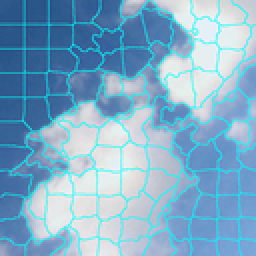
%> input picture code/segmentation/test.png, 128 x 128 px, shrunk from 600 x 600 before the run (shown 2 times larger)
$ octave --eval "result = slic(imread('test.png'));"   (GNU Octave 9; MATLAB toolbox functions it lacks are replaced by stand-ins)
%> lines starting %> are read from the running program, lines starting %| are printed output that depends on the picture; in (x1, y1, x2, y2) boxes, pixels count from 0 and x2, y2 are one past the last pixel; in counts of white or black regions, pixels touching at a corner belong together; the program's own positions count from 1
### code/segmentation/makeregionsdistinct.m
% MAKEREGIONSDISTINCT Ensures labeled segments are distinct
%
% Usage: [seg, maxlabel] = makeregionsdistinct(seg, connectivity)
%
% Arguments: seg - A region segmented image, such as might be produced by a
%                  superpixel or graph cut algorithm.  All pixels in each
%                  region are labeled by an integer.
%   connectivity - Optional parameter indicating whether 4 or 8 connectedness
%                  should be used.  Defaults to 4.
%
% Returns:   seg - A labeled image where all segments are distinct.
%       maxlabel - Maximum segment label number.
%
% Typical application: A graphcut or superpixel algorithm may terminate in a few
% cases with multiple regions that have the same label.  This function
% identifies these regions and assigns a unique label to them.
%
% See also: SLIC, CLEANUPREGIONS, RENUMBERREGIONS

% Copyright (c) 2013 Peter Kovesi
% Centre for Exploration Targeting
% The University of Western Australia
% peter.kovesi at uwa edu au
%
% Permission is hereby granted, free of charge, to any person obtaining a copy
% of this software and associated documentation files (the "Software"), to deal
% in the Software without restriction, subject to the following conditions:
%
% The above copyright notice and this permission notice shall be included in
% all copies or substantial portions of the Software.
%
% The Software is provided "as is", without warranty of any kind.

% June 2013


function [seg, maxlabel] = makeregionsdistinct(seg, connectivity)

    if ~exist('connectivity', 'var'), connectivity = 4; end

    % Ensure every segment is distinct but do not touch segments
    % with a label of 0
    labels = unique(seg(:))';
    maxlabel = max(labels);
    labels = setdiff(labels,0);  % Remove 0 from the label list

    for l = labels
        [bl,num] = bwlabel(seg==l, connectivity);

        if num > 1  % We have more than one region with the same label
            for n = 2:num
                maxlabel = maxlabel+1;  % Generate a new label
                seg(bl==n) = maxlabel;  % and assign to this segment
            end
        end
    end

### code/segmentation/mcleanupregions.m
% MCLEANUPREGIONS  Morphological clean up of small segments in an image of segmented regions
%
% Usage: [seg, Am] = mcleanupregions(seg, seRadius)
%
% Arguments: seg - A region segmented image, such as might be produced by a
%                  graph cut algorithm.  All pixels in each region are labeled
%                  by an integer.
%       seRadius - Structuring element radius.  This can be set to 0 in which
%                  case  the function will simply ensure all labeled regions
%                  are distinct and relabel them if necessary.
%
% Returns:   seg - The updated segment image.
%             Am - Adjacency matrix of segments.  Am(i, j) indicates whether
%                  segments labeled i and j are connected/adjacent
%
% Typical application:
% If a graph cut or superpixel algorithm fails to converge stray segments
% can be left in the result.  This function tries to clean things up by:
% 1) Checking there is only one region for each segment label. If there is
%    more than one region they are given unique labels.
% 2) Eliminating regions below the structuring element size
%
% Note that regions labeled 0 are treated as a 'privileged' background region
% and is not processed/affected by the function.
%
% See also: REGIONADJACENCY, RENUMBERREGIONS, CLEANUPREGIONS, MAKEREGIONSDISTINCT

% Copyright (c) 2013 Peter Kovesi
% Centre for Exploration Targeting
% School of Earth and Environment
% The University of Western Australia
% peter.kovesi at uwa edu au
%
% Permission is hereby granted, free of charge, to any person obtaining a copy
% of this software and associated documentation files (the "Software"), to deal
% in the Software without restriction, subject to the following conditions:
%
% The above copyright notice and this permission notice shall be included in
% all copies or substantial portions of the Software.
%
% The Software is provided "as is", without warranty of any kind.
%
% March   2013
% June    2013  Improved morphological cleanup process using distance map

function [seg, Am, mask] = mcleanupregions(seg, seRadius)
option = 2;
    % 1) Ensure every segment is distinct
    [seg, maxlabel] = makeregionsdistinct(seg);

    % 2) Perform a morphological opening on each segment, subtract the opening
    % from the orignal segment to obtain regions to be reassigned to
    % neighbouring segments.
    if seRadius
        se = circularstruct(seRadius);   % Accurate and not noticeably slower
                                         % if radius is small
%       se = strel('disk', seRadius, 4);  % Use approximated disk for speed
        mask = zeros(size(seg));

        if option == 1
            for l = 1:maxlabel
                b = seg == l;
                mask = mask | (b - imopen(b,se));
            end

        else   % Rather than perform a morphological opening on every
               % individual region in sequence the following finds separate
               % lists of unconnected regions and performs openings on these.
               % Typically an image can be covered with only 5 or 6 lists of
               % unconnected regions.  Seems to be about 2X speed of option
               % 1. (I was hoping for more...)
            list = finddisconnected(seg);

            for n = 1:length(list)
                b = zeros(size(seg));
                for m = 1:length(list{n})
                    b = b | seg == list{n}(m);
                end

                mask = mask | (b - imopen(b,se));
            end
        end

        % Compute distance map on inverse of mask
        [~, idx] = bwdist(~mask);

        % Assign a label to every pixel in the masked area using the label of
        % the closest pixel not in the mask as computed by bwdist
        seg(mask) = seg(idx(mask));
    end

    % 3) As some regions will have been relabled, possibly broken into several
    % parts, or absorbed into others and no longer exist we ensure all regions
    % are distinct again, and renumber the regions so that they sequentially
    % increase from 1.  We also need to reconstruct the adjacency matrix to
    % reflect the changed number of regions and their relabeling.

    seg = makeregionsdistinct(seg);
    [seg, minLabel, maxLabel] = renumberregions(seg);
    Am = regionadjacency(seg);


### code/segmentation/regionadjacency.m
% REGIONADJACENCY Computes adjacency matrix for image of labeled segmented regions
%
% Usage:  [Am, Al] = regionadjacency(L, connectivity)
%
% Arguments:  L - A region segmented image, such as might be produced by a
%                 graph cut or superpixel algorithm.  All pixels in each
%                 region are labeled by an integer.
%  connectivity - 8 or 4.  If not specified connectivity defaults to 8.
%
% Returns:   Am - An adjacency matrix indicating which labeled regions are
%                 adjacent to each other, that is, they share boundaries. Am
%                 is sparse to save memory.
%            Al - A cell array representing the adjacency list corresponding
%                 to Am.  Al{n} is an array of the region indices adjacent to
%                 region n.
%
% Regions with a label of 0 are not processed. They are considered to be
% 'background regions' that are not to be considered.  If you want to include
% these regions you should assign a new positive label to these areas using, say
% >> L(L==0) = max(L(:)) + 1;
%
% See also: CLEANUPREGIONS, RENUMBERREGIONS, SLIC

% Copyright (c) 2013 Peter Kovesi
% Centre for Exploration Targeting
% School of Earth and Environment
% The University of Western Australia
% peter.kovesi at uwa edu au
%
% Permission is hereby granted, free of charge, to any person obtaining a copy
% of this software and associated documentation files (the "Software"), to deal
% in the Software without restriction, subject to the following conditions:
%
% The above copyright notice and this permission notice shall be included in
% all copies or substantial portions of the Software.
%
% February 2013  Original version
% July     2013  Speed improvement in sparse matrix formation (4x)

function  [Am, varargout] = regionadjacency(L, connectivity)

    if ~exist('connectivity', 'var'), connectivity = 8; end
    [rows,cols] = size(L);

    % Identify the unique labels in the image, excluding 0 as a label.
    labels = setdiff(unique(L(:))',0);

    if isempty(labels)
        warning('There are no objects in the image')
        Am = [];
        Al = {};
        return
    end

    N = max(labels);    % Required size of adjacency matrix

    % Strategy:  Step through the labeled image.  For 8-connectedness inspect
    % pixels as follows and set the appropriate entries in the adjacency
    % matrix.
    %      x - o
    %    / | \
    %  o   o   o
    %
    % For 4-connectedness we only inspect the following pixels
    %      x - o
    %      |
    %      o
    %
    % Becuase the adjacency search looks 'forwards' a final OR operation is
    % performed on the adjacency matrix and its transpose to ensure
    % connectivity both ways.

    % Allocate vectors for forming row, col, value triplets used to construct
    % sparse matrix.  Forming these vectors first is faster than filling
    % entries directly into the sparse matrix
    i = zeros(rows*cols,1);  % row value
    j = zeros(rows*cols,1);  % col value
    s = zeros(rows*cols,1);  % value

    if connectivity == 8
        n = 1;
        for r = 1:rows-1

            % Handle pixels in 1st column
            i(n) = L(r,1); j(n) = L(r  ,2); s(n) = 1; n=n+1;
            i(n) = L(r,1); j(n) = L(r+1,1); s(n) = 1; n=n+1;
            i(n) = L(r,1); j(n) = L(r+1,2); s(n) = 1; n=n+1;

            % ... now the rest of the column
            for c = 2:cols-1
               i(n) = L(r,c); j(n) = L(r  ,c+1); s(n) = 1; n=n+1;
               i(n) = L(r,c); j(n) = L(r+1,c-1); s(n) = 1; n=n+1;
               i(n) = L(r,c); j(n) = L(r+1,c  ); s(n) = 1; n=n+1;
               i(n) = L(r,c); j(n) = L(r+1,c+1); s(n) = 1; n=n+1;
            end
        end

    elseif connectivity == 4
        n = 1;
        for r = 1:rows-1
            for c = 1:cols-1
                i(n) = L(r,c); j(n) = L(r  ,c+1); s(n) = 1; n=n+1;
                i(n) = L(r,c); j(n) = L(r+1,c  ); s(n) = 1; n=n+1;
            end
        end

    else
        error('Connectivity must be 4 or 8');
    end

    % Form the logical sparse adjacency matrix
    Am = logical(sparse(i, j, s, N, N));

    % Zero out the diagonal
    for r = 1:N
        Am(r,r) = 0;
    end

    % Ensure connectivity both ways for all regions.
    Am = Am | Am';

    % If an adjacency list is requested...
    if nargout == 2
        Al = cell(N,1);
        for r = 1:N
            Al{r} = find(Am(r,:));
        end
        varargout{1} = Al;
    end


### code/segmentation/finddisconnected.m
% FINDDISCONNECTED find groupings of disconnected labeled regions
%
% Usage: list = finddisconnected(l)
%
% Argument:   l - A labeled image segmenting an image into regions, such as
%                 might be produced by a graph cut or superpixel algorithm.
%                 All pixels in each region are labeled by an integer.
%
% Returns: list - A cell array of lists of regions that are not
%                 connected. Typically there are 5 to 6 lists.
%
% Used by MCLEANUPREGIONS to reduce the number of morphological closing
% operations
%
% See also: MCLEANUPREGIONS, REGIONADJACENCY

% Copyright (c) 2013 Peter Kovesi
% Centre for Exploration Targeting
% The University of Western Australia
% peter.kovesi at uwa edu au
%
% Permission is hereby granted, free of charge, to any person obtaining a copy
% of this software and associated documentation files (the "Software"), to deal
% in the Software without restriction, subject to the following conditions:
%
% The above copyright notice and this permission notice shall be included in
% all copies or substantial portions of the Software.
%
% The Software is provided "as is", without warranty of any kind.

% PK July 2013


function list = finddisconnected(l)

    debug = 0;
    [Am, Al] = regionadjacency(l);

    N = max(l(:));  % number of labels

    % Array for keeping track of visited labels
    visited = zeros(N,1);

    list = {};
    listNo = 0;
    for n = 1:N

        if ~visited(n)
            listNo = listNo + 1;
            list{listNo} = n;
            visited(n) = 1;

            % Find all regions not directly connected to n and not visited
            notConnected = setdiff(find(~Am(n,:)), find(visited));

            % For each unconnected region check that it is not already
            % connected to a region in the list. If not, add to list
            for m = notConnected
                if isempty(intersect(Al{m}, list{listNo}))
                    list{listNo} = [list{listNo} m];
                    visited(m) = 1;
                end
            end
         end % if not visited(n)

    end

    % Display each list of unconncted regions as an image
    if debug
        for n = 1:length(list)

            mask = zeros(size(l));
            for m = 1:length(list{n})
                mask = mask | l == list{n}(m);
            end

            fprintf('list %d of %d length %d \n', n, length(list), length(list{n}))
            show(mask);
            keypause
        end
    end


### code/segmentation/renumberregions.m
% RENUMBERREGIONS
%
% Usage: [nL, minLabel, maxLabel] = renumberregions(L)
%
% Argument:   L - A labeled image segmenting an image into regions, such as
%                 might be produced by a graph cut or superpixel algorithm.
%                 All pixels in each region are labeled by an integer.
%
% Returns:   nL - A relabeled version of L so that label numbers form a
%                 sequence 1:maxRegions  or 0:maxRegions-1 depending on
%                 whether L has a region labeled with 0s or not.
%      minLabel - Minimum label in the renumbered image.  This will be 0 or 1.
%      maxLabel - Maximum label in the renumbered image.
%
% Application: Segmentation algorithms can produce a labeled image with a non
% contiguous numbering of regions 1 4 6 etc. This function renumbers them into a
% contiguous sequence.  If the input image has a region labeled with 0s this
% region is treated as a privileged 'background region' and retains its 0
% labeling. The resulting image will have labels ranging over 0:maxRegions-1.
% Otherwise the image will be relabeled over the sequence 1:maxRegions
%
% See also: CLEANUPREGIONS, REGIONADJACENCY

% Copyright (c) 2010 Peter Kovesi
% Centre for Exploration Targeting
% School of Earth and Environment
% The University of Western Australia
% peter.kovesi at uwa edu au
%
% Permission is hereby granted, free of charge, to any person obtaining a copy
% of this software and associated documentation files (the "Software"), to deal
% in the Software without restriction, subject to the following conditions:
%
% The above copyright notice and this permission notice shall be included in
% all copies or substantial portions of the Software.
%
% October  2010
% February 2013 Return label numbering range

function [nL, minLabel, maxLabel] = renumberregions(L)

    nL = L;
    labels = unique(L(:))';  % Sorted list of unique labels
    N = length(labels);

    % If there is a label of 0 we ensure that we do not renumber that region
    % by removing it from the list of labels to be renumbered.
    if labels(1) == 0
        labels = labels(2:end);
        minLabel = 0;
        maxLabel = N-1;
    else
        minLabel = 1;
        maxLabel = N;
    end

    % Now do the relabelling
    count = 1;
    for n = labels
        nL(L==n) = count;
        count = count+1;
    end


### code/segmentation/circularstruct.m
% CIRCULARSTRUCT
%
% Function to construct a circular structuring element
% for morphological operations.
%
% function strel = circularstruct(radius)
%
% Note radius can be a floating point value though the resulting
% circle will be a discrete approximation
%
% Peter Kovesi   March 2000

function strel = circularstruct(radius)

if radius < 1
  error('radius must be >= 1');
end

dia = ceil(2*radius);  % Diameter of structuring element

if mod(dia,2) == 0     % If diameter is a odd value
 dia = dia + 1;        % add 1 to generate a `centre pixel'
end

r = fix(dia/2);
[x,y] = meshgrid(-r:r);
rad = sqrt(x.^2 + y.^2);
strel = rad <= radius;

### code/segmentation/slic.m
function [pixelLabels, pixelClusterDistances, Am, Clusters] = slic(im, k, l_weight, a_weight, b_weight, seRadius, nItr)
    %% Read in image, set default variables
    if ~exist('nItr','var') || isempty(nItr)
        nItr = 10;
    end
    if ~exist('k','var') || isempty(k)
        k = 100;
    end
    if ~exist('l_weight','var') || isempty(l_weight)
        l_weight = 0.01;
    end
    if ~exist('a_weight','var') || isempty(a_weight)
        a_weight = 0.05;
    end
    if ~exist('b_weight','var') || isempty(b_weight)
        b_weight = 0.2;
    end
    if ~exist('seRadius','var') || isempty(seRadius)
        seRadius = 10;
    end

    [rows, cols, chan] = size(im);
    if chan ~= 3
        error('Image must be colour');
    end

    %% Convert image to LAB-color space; apparently it is better for color-based clustering
    im = rgb2lab(im);
%> im: size 128x128x3 double; mean of channels 1, 2, 3 68.6, -5.3, -18.5

    %% Set up initial cluster spacing parameters
    % Note: clusters initialize in a square grid regardless of image
    % size because I am too lazy to factor k
    rootImageLength = sqrt(rows * cols);
    S = rootImageLength / sqrt(k);

    numberNodesSide = round((rootImageLength - 0.5 * S) / S);
    columnSpacing = floor(cols / (numberNodesSide + 0.5));
    rowSpacing = floor(rows / (numberNodesSide + 0.5));

    numberNodeColumns = ceil((cols - columnSpacing * 0.5) / columnSpacing);
    numberNodeRows = ceil((rows - rowSpacing * 0.5) / rowSpacing);

    k = numberNodeRows * numberNodeColumns;
    S = round(S);

    %% Initialize Clusters
    Clusters = zeros(6, k); %[L, A, B, columnPos, rowPos, numberOfPixelsInCluster]
    pixelLabels = -ones(rows, cols);
    pixelClusterDistances = inf(rows, cols);
    clusterCount = 1;
    for rowIndex = 1:numberNodeRows
        for columnIndex = 1:numberNodeColumns
            clusterRow = round(rowSpacing * (rowIndex - 0.5));
            clusterCol = round(columnSpacing * (columnIndex - 0.5));
            Clusters(1:6, clusterCount) = [squeeze(im(clusterRow, clusterCol, :)); clusterCol; clusterRow; 1];
            clusterCount = clusterCount + 1;
        end
    end
%> after the loop, clusterCount = 101
    S = round(S);

    %% Run Clustering
    for n = 1:nItr
        for clusterIndex = 1:k
            %% Update pixels in current cluster window
            pixelRowMin = max(Clusters(5, clusterIndex) - S, 1);
            pixelRowMax = min(Clusters(5, clusterIndex) + S, rows);

            pixelColMin = max(Clusters(4, clusterIndex) - S, 1);
            pixelColMax = min(Clusters(4, clusterIndex) + S, cols);

            pixelWindow = im(pixelRowMin:pixelRowMax, pixelColMin:pixelColMax, :);
            pixelClusterDistWindow = dist(Clusters(:, clusterIndex), pixelWindow, pixelRowMin, pixelColMin, S, l_weight, a_weight, b_weight);

            windowClippedDistances =  pixelClusterDistances(pixelRowMin:pixelRowMax, pixelColMin:pixelColMax);
            windowClippedLabels = pixelLabels(pixelRowMin:pixelRowMax, pixelColMin:pixelColMax);
            updateMask = pixelClusterDistWindow < windowClippedDistances;
            windowClippedDistances(updateMask) = pixelClusterDistWindow(updateMask);
            windowClippedLabels(updateMask) = clusterIndex;

            pixelClusterDistances(pixelRowMin:pixelRowMax, pixelColMin:pixelColMax) = windowClippedDistances;
            pixelLabels(pixelRowMin:pixelRowMax, pixelColMin:pixelColMax) = windowClippedLabels;
        end

       %% Update clusters based on new values
       Clusters(:) = 0;
       for r = 1:rows
           for c = 1:cols
              Clusters(:, pixelLabels(r,c)) = Clusters(:, pixelLabels(r,c)) + [im(r,c,1); im(r,c,2); im(r,c,3); c; r; 1];
           end
       end
       for clusterIndex = 1:k
           Clusters(1:5, clusterIndex) = round(Clusters(1:5, clusterIndex) / Clusters(6, clusterIndex));
       end
    end
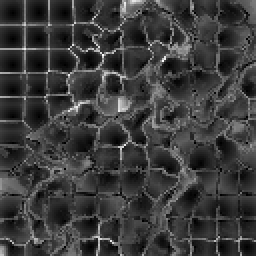
%> pixelClusterDistances: size 128x128 double (shown 2 times larger); min 0, max 2.86, mean 0.673; drawn with min black and max white
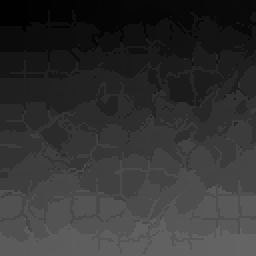
%> pixelLabels: size 128x128 double (shown 2 times larger); min 1, max 100, mean 49.9

    %% Clean up orphaned clusters. I did not write the function below.
    [pixelLabels, Am] = mcleanupregions(pixelLabels, seRadius);
%> in makeregionsdistinct, `labels = unique(seg(:))';`: labels = 100 values from 1 to 100
%> in makeregionsdistinct, `maxlabel = max(labels);`: maxlabel = 100
%> the loop in makeregionsdistinct, `for l = labels` made 100 passes
%> num on passes 1 to 8: 1, 2, 4, 7, 2, 6, 14, 6
%> pass 1, in makeregionsdistinct, `[bl,num] = bwlabel(seg==l, connectivity);`:
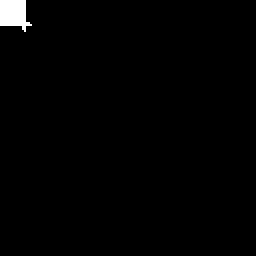
%> bl: size 128x128 double (shown 2 times larger); values 0 (black) and 1 (white), 1.1% white; 1 white region, box (x1, y1, x2, y2) and area: (0, 0, 16, 16) 179
%> after the loop in makeregionsdistinct, `for l = labels`:
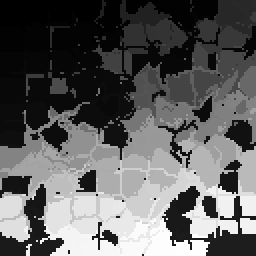
%> seg: size 128x128 double (shown 2 times larger); min 1, max 858, mean 321.3; drawn with min black and max white
%> after the loop in makeregionsdistinct, `for l = labels`: maxlabel = 858
%> in regionadjacency, `labels = setdiff(unique(L(:))',0);`: labels = 858 values from 1 to 858
%> in regionadjacency, `N = max(labels);`: N = 858
%> the loop in regionadjacency, `for r = 1:rows-1` made 127 passes
%> after the loop in regionadjacency, `for r = 1:rows-1`: n = 64390
%> in regionadjacency, `Am = logical(sparse(i, j, s, N, N));`:
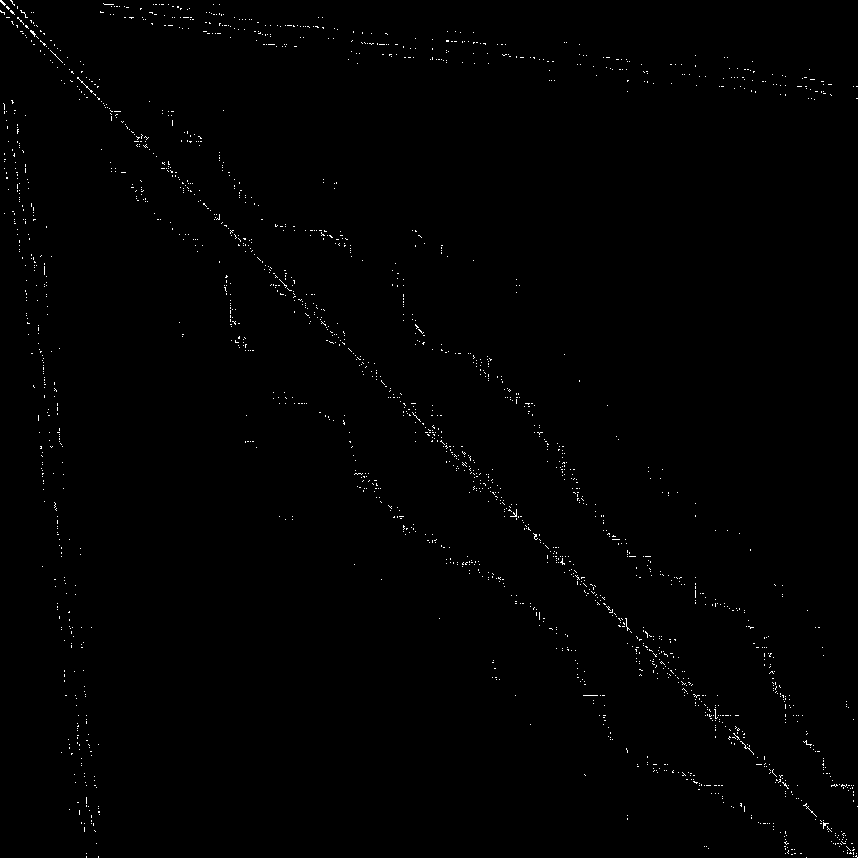
%> Am: size 858x858 logical; 0.54% white in thin lines or dots
%> after the loop in regionadjacency, `for r = 1:N`:
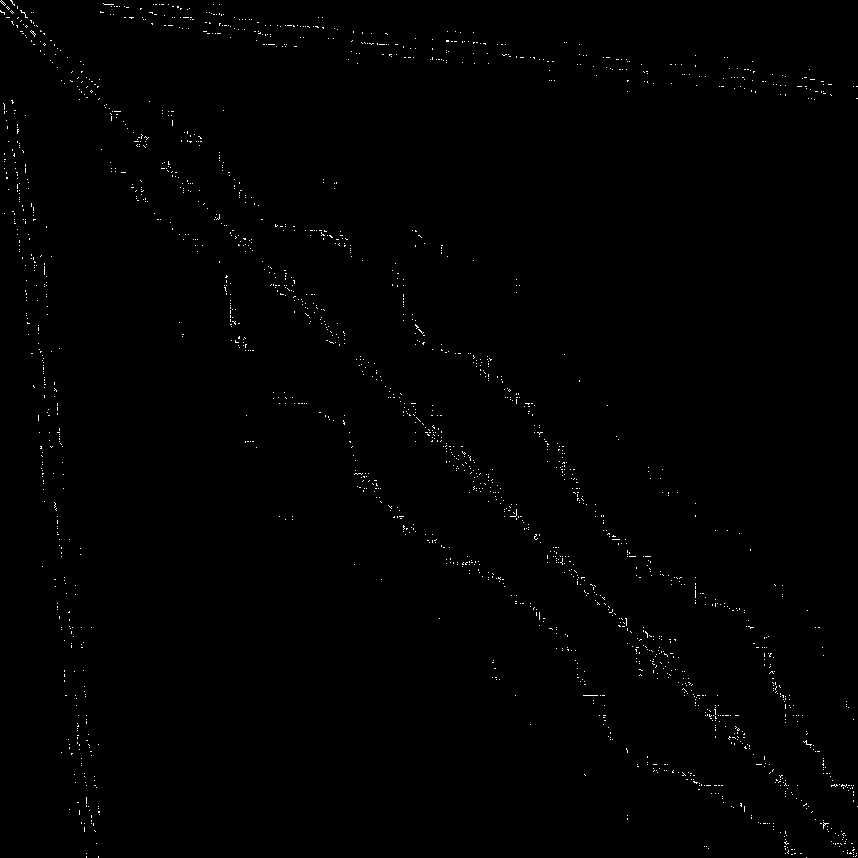
%> Am: size 858x858 logical; 0.48% white in thin lines or dots
%> in regionadjacency, `Al = cell(N,1);`: Al = 858 items
%> (the rest of the program and of its run is left out)
